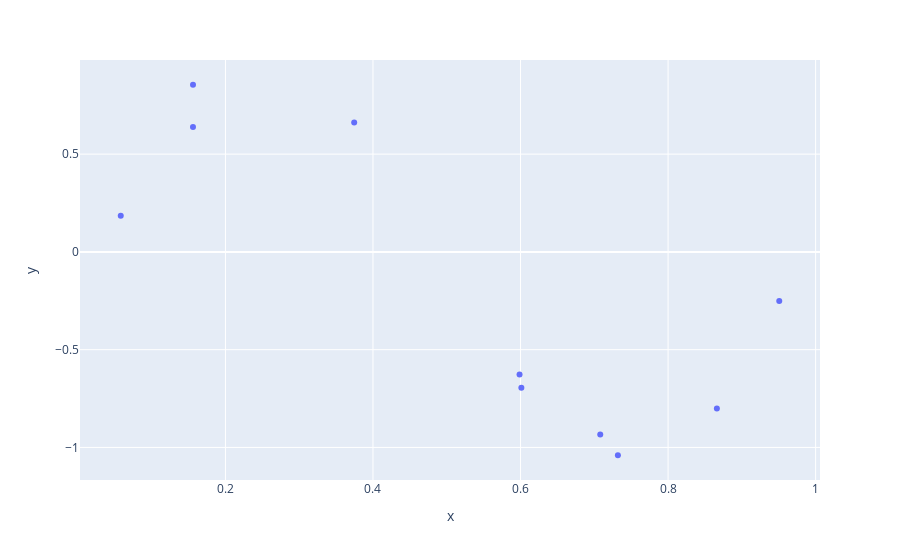

Notebook cell for this chart:
### Code cell
fig = px.scatter(x=x, y=t)
fig.show()

### Figure 1 — Plotly figure (JSON) as saved in the notebook; plotly's stock layout.template omitted (floating-point values rounded to 4 significant figures)
{"data": [{"hovertemplate": "x=%{x}<br>y=%{y}<extra></extra>", "legendgroup": "", "marker": {"color": "#636efa", "symbol": "circle"}, "mode": "markers", "name": "", "orientation": "v", "showlegend": false, "type": "scatter", "x": [0.3745, 0.9507, 0.732, 0.5987, 0.156, 0.156, 0.05808, 0.8662, 0.6011, 0.7081], "xaxis": "x", "y": [0.6622, -0.2505, -1.04, -0.6275, 0.8549, 0.6392, 0.1844, -0.8014, -0.6947, -0.9341], "yaxis": "y"}], "layout": {"legend": {"tracegroupgap": 0}, "margin": {"t": 60}, "xaxis": {"anchor": "y", "domain": [0, 1], "title": {"text": "x"}}, "yaxis": {"anchor": "x", "domain": [0, 1], "title": {"text": "y"}}}}
